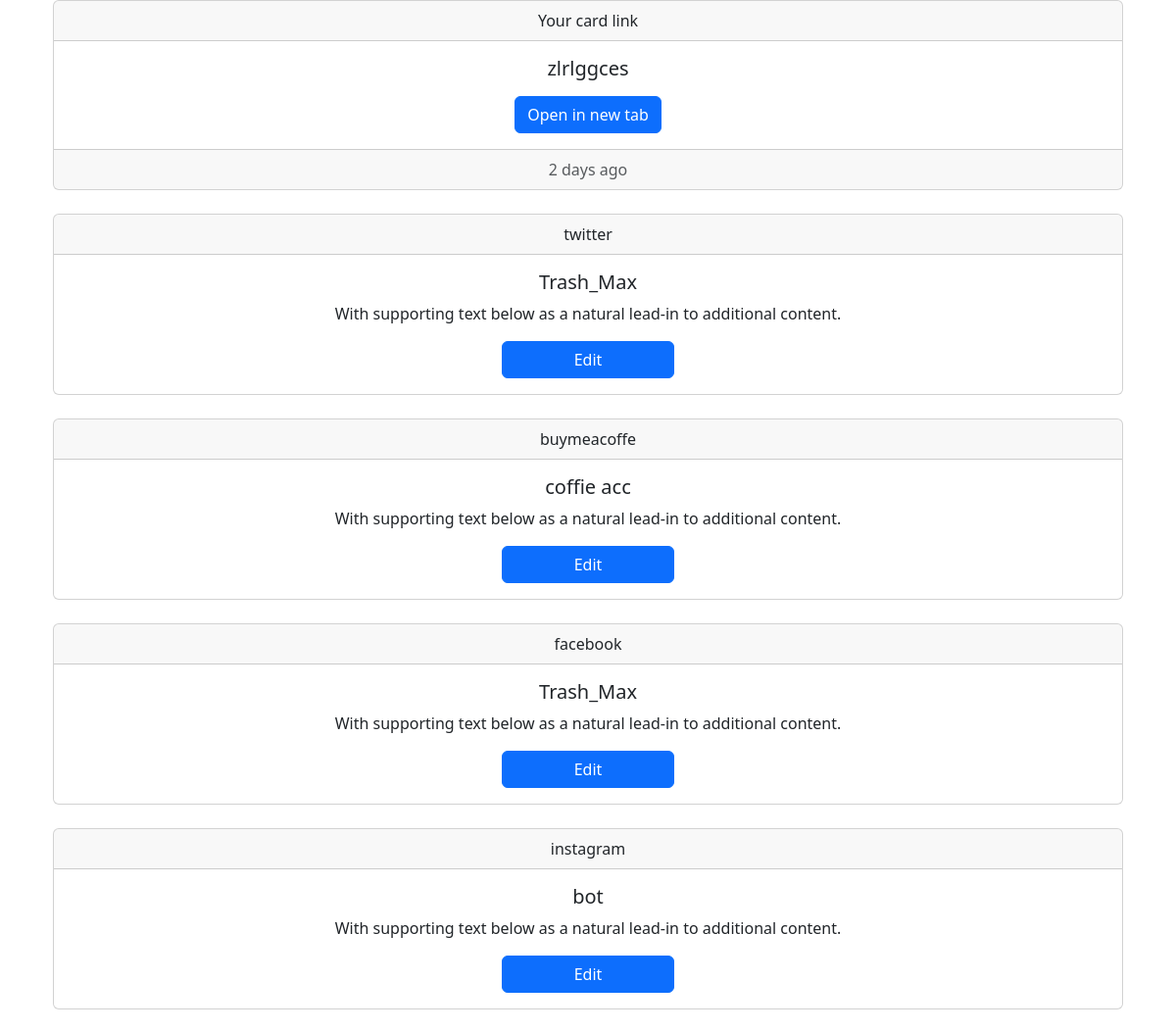
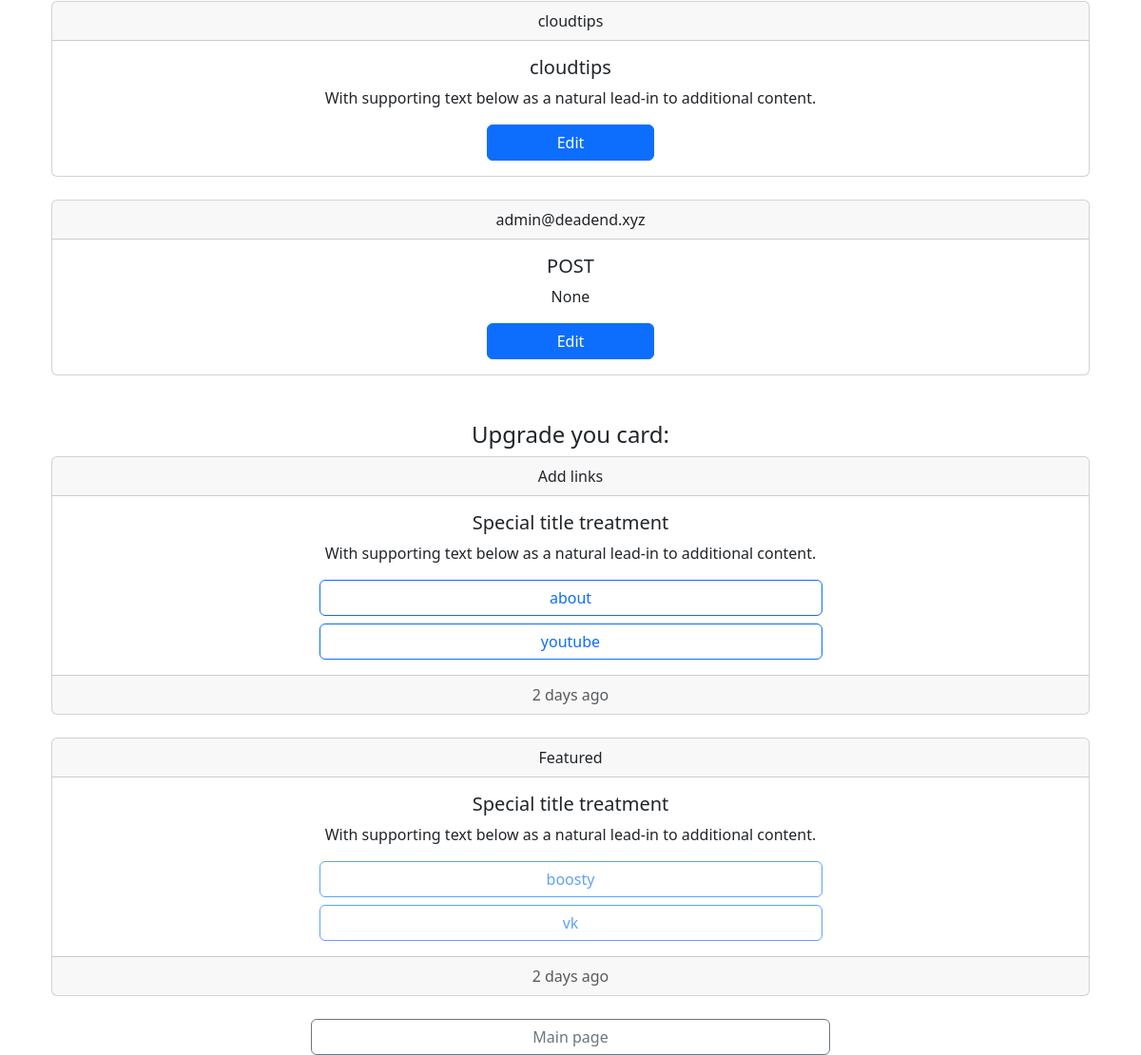
The page /home/ (signed in) on the database its author committed (2 pictures, top to bottom).
### app/models/links.py (models this page shows, shortened)
class Links(db.Model):
    id = db.Column(db.Integer, primary_key=True)
    user_id = db.Column(db.Integer, db.ForeignKey('user.id'))
    unique_link = db.Column(db.String(12), unique=True)
    about = (db.relationship('About', backref='links'))
    email = (db.relationship('Email', backref='links'))
    twitter = (db.relationship('Twitter', backref='links'))
    youtube = (db.relationship('Youtube', backref='links'))
    facebook = (db.relationship('Facebook', backref='links'))
    vkontakte = (db.relationship('Vkontakte', backref='links'))
    instagram = (db.relationship('Instagram', backref='links'))
    buymeacoffe = (db.relationship('Buymeacoffe', backref='links'))
    cloudtips = (db.relationship('Cloudtips', backref='links'))
    boosty = (db.relationship('Boosty', backref='links'))
    def get_links(self) -> list:
        used = []
        free = []
        used.append(self.about[0]) if self.about else free.append('about')
        used.append(self.twitter[0]) if self.twitter else free.append('twitter')
        used.append(self.youtube[0]) if self.youtube else free.append('youtube')
        used.append(self.boosty[0]) if self.boosty else free.append('boosty')
        used.append(self.buymeacoffe[0]) if self.buymeacoffe else free.append('buymeacoffe')
        used.append(self.facebook[0]) if self.facebook else free.append('facebook')
        used.append(self.instagram[0]) if self.instagram else free.append('instagram')
        used.append(self.vkontakte[0]) if self.vkontakte else free.append('vk')
        used.append(self.cloudtips[0]) if self.cloudtips else free.append('cloudtips')
        used.append(self.email[0]) if self.email else free.append('email')
        return [used, free]

class SocialNetwork():
    id = db.Column(db.Integer, primary_key=True)
    username = db.Column(db.String(160))
    about = db.Column(db.String(32))
    network_name = db.Column(db.String(16))
    description = db.Column(db.String(255))
    def get_title(self):
        return self.network_name

class Twitter(db.Model, SocialNetwork):
    links_id = db.Column(db.Integer, db.ForeignKey('links.id'))

class Buymeacoffe(db.Model, SocialNetwork):
    links_id = db.Column(db.Integer, db.ForeignKey('links.id'))

class Facebook(db.Model, SocialNetwork):
    links_id = db.Column(db.Integer, db.ForeignKey('links.id'))

class Instagram(db.Model, SocialNetwork):
    links_id = db.Column(db.Integer, db.ForeignKey('links.id'))

class Cloudtips(db.Model, SocialNetwork):
    links_id = db.Column(db.Integer, db.ForeignKey('links.id'))

class Email(db.Model, SocialNetwork):
    links_id = db.Column(db.Integer, db.ForeignKey('links.id'))

### app/main/routes.py (the view)
@bp.route('/home/')
@login_required
def home():
    used_links, free_links = current_user.links[0].get_links()
    return render_template('home.html',
                           user=current_user,
                           used_links=used_links,
                           free_links=free_links,
                           networks=networks_data,
                           )

### app/__init__.py (called while the page is built)
def create_app(config_class=Config):
    app = Flask(__name__)
    app.config.from_object(config_class)
    db.init_app(app)
    from app.models.user import User
    login_manager.init_app(app)
    migrate.init_app(app, db)
    from app.main import bp as main_bp
    app.register_blueprint(main_bp)
    from app.auth import bp as auth_bp
    app.register_blueprint(auth_bp, url_prefix='/auth')
    @login_manager.user_loader
    def load_user(id):
        return User.query.get(int(id))
    @app.route('/test/')
    def test_page():
        return '<h1>Testing the Flask Application Factory Pattern</h1>'
    return app

### app/models/user.py (called while the page is built)
    def is_paying(self) -> bool:
        if self.payment_state != 'white':
            return True
        else:
            return False

### app/templates/home.html (shortened to what this page needs)
{% extends "base.html" %}
{% block content %}
<div class="container">
  {% include 'links/home/unique_link.html' %}
</div>
<br>
<div class="container">
  {% for link in used_links %}
    {%  if  link.network_name == "about" %}
      {% include 'links/home/view/about.html' %}
      <br>
    {% elif link.network_name == "email" %}
      {% include 'links/home/view/email.html' %}
      <br>
    {% else %}
      {% include 'links/home/view/common_view.html' %}
      <br>
    {% endif %}
  {% endfor %}
</div>
<br>
<div class="container">
  <div align="center">
    <h4>Upgrade you card:</h4>
  </div>
  {% if free_links %}
    {% include 'links/home/view/freelinks.html' %}
    {% if not user.is_paying() %}
      {% include 'links/home/view/postpaid.html' %}
    {% endif %}
  {% endif %}
</div>
<br>
<div class="container">
  {% include 'bottom_buttons.html' %}
</div>
{% endblock %}

### app/templates/base.html (shortened to what this page needs)
<!DOCTYPE html>
<html lang="en">
  <head>
    <link href="https://cdn.jsdelivr.net/npm/bootstrap@5.3.0-alpha1/dist/css/bootstrap.min.css" rel="stylesheet">
    <link rel="stylesheet" href="https://cdn.jsdelivr.net/npm/@tabler/icons@latest/iconfont/tabler-icons.min.css">
  </head>
  <body>
    <main>
      {% set icon_size = "24" %}
      {% set button_size = "6" %}
      {% if centered_view %}
        <div class="container position-absolute top-50 start-50 translate-middle">
      {% else %}
        <div class="container">
      {% endif %}
        {% block content %}
        {% endblock %}
        </div>
    </main>
</body>
</html>

### app/templates/links/home/unique_link.html (shortened to what this page needs)
<div class="card text-center">
    <div class="card-header">
      Your card link
    </div>
    <div class="card-body">
      <h5 class="card-title">{{ user.links[0].unique_link }}</h5>
      <a href="{{ url_for('main.short_list_of_links', unique_link=user.links[0].unique_link) }}" class="btn btn-primary">Open in new tab</a>
    </div>
    <div class="card-footer text-muted">
      2 days ago
    </div>
</div>

### app/templates/links/home/view/common_view.html (shortened to what this page needs)
<div class="card text-center">
    <div class="card-header">
      {{ link.get_title() }}
    </div>
    <div class="card-body">
      <h5 class="card-title">{{ link.username }}</h5>
      <p class="card-text">With supporting text below as a natural lead-in to additional content.</p>
      <div class="d-grid col-2 mx-auto">
        {% set redirect_url = 'main.' + link.network_name %}
        <a href="{{ url_for(redirect_url, action='edit') }}" class="btn btn-primary">Edit</a>
      </div>
    </div>
  </div>

### app/templates/links/home/view/email.html
<div class="card text-center">
    <div class="card-header">
      {{ user.links[0].email[0].username }}
    </div>
    <div class="card-body">
      <h5 class="card-title">{{ user.links[0].email[0].about }}</h5>
      <p class="card-text">{{ user.links[0].email[0].description }}</p>
      <div class="d-grid col-2 mx-auto">
        <a href="{{ url_for('main.email', action='edit') }}" class="btn btn-primary">Edit</a>
      </div>
    </div>
  </div>

### app/templates/links/home/view/freelinks.html (shortened to what this page needs)
<div class="card text-center">
    <div class="card-header">
      Add links
    </div>
    <div class="card-body">
      <h5 class="card-title">Special title treatment</h5>
      <p class="card-text">With supporting text below as a natural lead-in to additional content.</p>
        <div class="d-grid gap-2 col-{{ button_size }} mx-auto">
        {% for link in free_links %}
            {% if networks[link]['is_free'] or user.is_paying() %}
            {% set redirect_url = 'main.' + link %}
            <a href="{{ url_for(redirect_url, action='edit') }}" class="btn btn-outline-primary">
                {{ link }}
            </a>
            {% endif %}
        {% endfor %}
        </div>
    </div>
    <div class="card-footer text-muted">
    2 days ago
    </div>
</div>
<br>

### app/templates/links/home/view/postpaid.html
<div class="card text-center">
    <div class="card-header">
      Featured
    </div>
    <div class="card-body">
      <h5 class="card-title">Special title treatment</h5>
      <p class="card-text">With supporting text below as a natural lead-in to additional content.</p>
        <div class="d-grid gap-2 col-6 mx-auto">
        {% for link in free_links %}
            {% if not networks[link]['is_free'] %}
                <button type="button" class="btn btn-outline-primary" disabled>
                    <i class="ti ti-brand-{{link}}"></i>  {{ link }}
                </button>
            {% endif %}
        {% endfor %}
        </div>
    </div>
    <div class="card-footer text-muted">
    2 days ago
    </div>
</div>

### app/templates/bottom_buttons.html
<div class="d-grid gap-2 col-{{ button_size }} mx-auto">
    {% if visitor_authenticated %}
    <a href="{{ url_for('main.home') }}" class="btn btn-outline-secondary">Home page</a>
    <a href="{{ url_for('auth.logout') }}" class="btn btn-outline-secondary">Logout</a>
    {% else %}
        {% if not visitor_paying %}
        <a href="{{ url_for('main.index') }}" class="btn btn-outline-secondary">Main page</a>
        {% endif %}
    {% endif %}
</div>

### rows shown on the page
Links: unique_link "zlrlggces"
Twitter: get_title "twitter", username "Trash_Max"
Buymeacoffe: get_title "buymeacoffe", username "coffie acc"
Facebook: get_title "facebook", username "Trash_Max"
Instagram: get_title "instagram", username "bot"
Cloudtips: get_title "cloudtips", username "cloudtips"
Email: username "admin@deadend.xyz", about "POST", description "None"

### other values the page prints
{{ link }} "about" "youtube"
{{ link }} "boosty" "vk"
